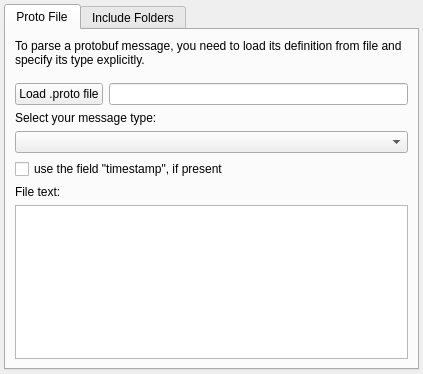
<?xml version="1.0" encoding="UTF-8"?>
<ui version="4.0">
 <class>ProtobufLoader</class>
 <widget class="QWidget" name="ProtobufLoader">
  <property name="geometry">
   <rect>
    <x>0</x>
    <y>0</y>
    <width>423</width>
    <height>374</height>
   </rect>
  </property>
  <property name="windowTitle">
   <string>Form</string>
  </property>
  <layout class="QVBoxLayout" name="verticalLayout" stretch="0">
   <property name="leftMargin">
    <number>4</number>
   </property>
   <property name="topMargin">
    <number>4</number>
   </property>
   <property name="rightMargin">
    <number>4</number>
   </property>
   <property name="bottomMargin">
    <number>4</number>
   </property>
   <item>
    <widget class="QTabWidget" name="tabWidget">
     <property name="currentIndex">
      <number>0</number>
     </property>
     <widget class="QWidget" name="tab">
      <attribute name="title">
       <string>Proto File</string>
      </attribute>
      <layout class="QVBoxLayout" name="verticalLayout_3">
       <item>
        <widget class="QLabel" name="label_2">
         <property name="text">
          <string>To parse a protobuf message, you need to load its definition from file and specify its type explicitly.</string>
         </property>
         <property name="wordWrap">
          <bool>true</bool>
         </property>
        </widget>
       </item>
       <item>
        <layout class="QHBoxLayout" name="horizontalLayout_3">
         <property name="leftMargin">
          <number>0</number>
         </property>
         <property name="topMargin">
          <number>10</number>
         </property>
         <item>
          <widget class="QPushButton" name="pushButtonLoad">
           <property name="text">
            <string>Load .proto file</string>
           </property>
          </widget>
         </item>
         <item>
          <widget class="QLineEdit" name="loadedProto">
           <property name="readOnly">
            <bool>true</bool>
           </property>
          </widget>
         </item>
        </layout>
       </item>
       <item>
        <widget class="QLabel" name="label_3">
         <property name="text">
          <string>Select your message type:</string>
         </property>
        </widget>
       </item>
       <item>
        <widget class="QComboBox" name="comboBox"/>
       </item>
       <item>
        <widget class="QCheckBox" name="checkBoxTimestamp">
         <property name="toolTip">
          <string>&lt;html&gt;&lt;head/&gt;&lt;body&gt;&lt;p&gt;if the message defintion contains the field &amp;quot;timestamp&amp;quot; and this field is a double, we will use that as timestamp.&lt;/p&gt;&lt;/body&gt;&lt;/html&gt;</string>
         </property>
         <property name="text">
          <string>use the field &quot;timestamp&quot;, if present</string>
         </property>
        </widget>
       </item>
       <item>
        <widget class="QLabel" name="label">
         <property name="text">
          <string>File text:</string>
         </property>
        </widget>
       </item>
       <item>
        <widget class="QTextBrowser" name="protoPreview"/>
       </item>
      </layout>
     </widget>
     <widget class="QWidget" name="tab_2">
      <attribute name="title">
       <string>Include Folders</string>
      </attribute>
      <layout class="QVBoxLayout" name="verticalLayout_2">
       <item>
        <widget class="QLabel" name="label_4">
         <property name="text">
          <string>If you have problems loading a .proto file that import other files, you might need to include some additional folders.</string>
         </property>
         <property name="wordWrap">
          <bool>true</bool>
         </property>
        </widget>
       </item>
       <item>
        <layout class="QHBoxLayout" name="horizontalLayout">
         <property name="topMargin">
          <number>10</number>
         </property>
         <item>
          <widget class="QPushButton" name="pushButtonInclude">
           <property name="text">
            <string>Add include Folder</string>
           </property>
          </widget>
         </item>
         <item>
          <spacer name="horizontalSpacer">
           <property name="orientation">
            <enum>Qt::Horizontal</enum>
           </property>
           <property name="sizeHint" stdset="0">
            <size>
             <width>40</width>
             <height>20</height>
            </size>
           </property>
          </spacer>
         </item>
         <item>
          <widget class="QPushButton" name="pushButtonRemove">
           <property name="minimumSize">
            <size>
             <width>26</width>
             <height>26</height>
            </size>
           </property>
           <property name="maximumSize">
            <size>
             <width>26</width>
             <height>26</height>
            </size>
           </property>
           <property name="text">
            <string/>
           </property>
           <property name="flat">
            <bool>true</bool>
           </property>
          </widget>
         </item>
        </layout>
       </item>
       <item>
        <widget class="QListWidget" name="listWidget"/>
       </item>
      </layout>
     </widget>
    </widget>
   </item>
  </layout>
 </widget>
 <resources/>
 <connections/>
</ui>
